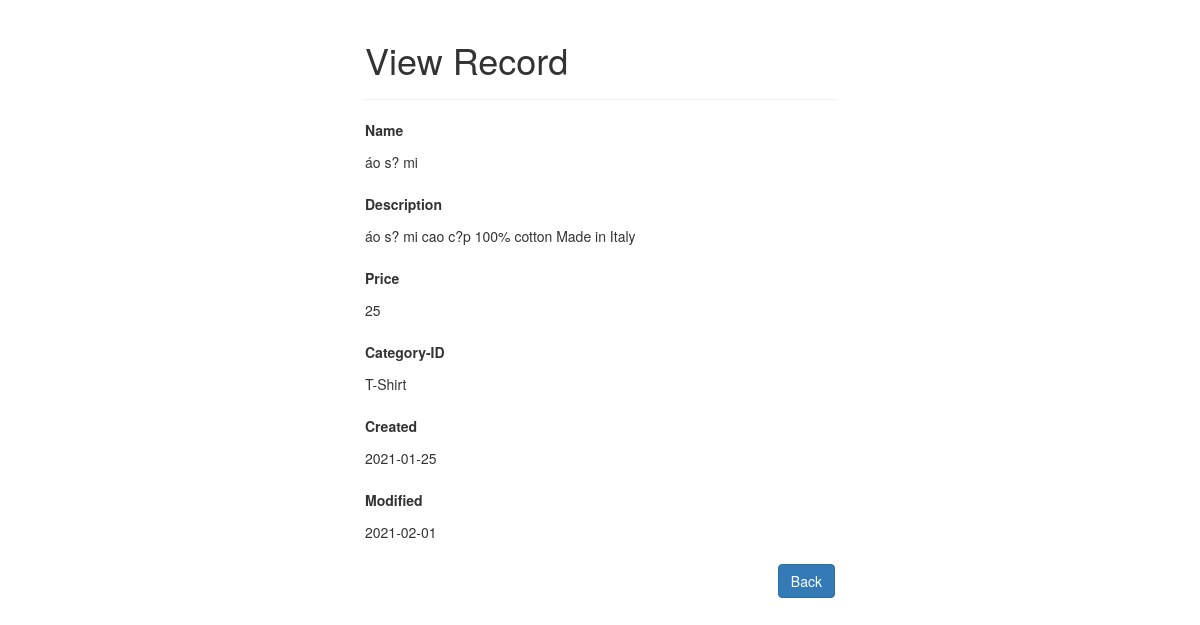
The page /crudphp2/product/read.php?id=42 on the database its author committed.
### tables this page shows
CREATE TABLE `products` (
  `id` int(11) NOT NULL,
  `namepro` varchar(100) NOT NULL,
  `description` text NOT NULL,
  `image` varchar(255) NOT NULL,
  `price` int(11) NOT NULL,
  `category_id` int(11) NOT NULL,
  `created` date NOT NULL,
  `modified` date NOT NULL
);

CREATE TABLE `categories` (
  `id` int(11) NOT NULL,
  `name` varchar(256) NOT NULL,
  `created` datetime NOT NULL,
  `modified` date NOT NULL
);

### crudphp2/database/data.php (called while the page is built, shortened)
<?php
    $db = new database(HOST, DB_USER, DB_PASSWORD, DB_NAME);
    class database {
        public $connection;
        function __construct($host, $db_user, $db_pass, $db_name){
            $this->connection = new mysqli($host, $db_user, $db_pass, $db_name);
        }
        function getData($sql){
            $result = $this->connection->query($sql);
            $data = [];
            if($result->num_rows > 0){
                while($row = $result->fetch_assoc()){
                    $data[] = $row;
                }
            }
            return $data;
        }
    }
?>

### crudphp2/product/read.php (the view, shortened to what this page needs)
<?php
    $id = $_GET['id'];
    require_once('../database/data.php');
    $sqlread = "SELECT p.id, p.namepro, p.description, p.price, c.name, p.created, p.modified
    FROM products AS p
    INNER JOIN categories AS c
    ON p.category_id = c.id WHERE p.id = '$id'";
    $products = $db->getData($sqlread);
?>
<!DOCTYPE html>
<html lang="en">
<head>
    <link rel="stylesheet" href="https://maxcdn.bootstrapcdn.com/bootstrap/3.3.7/css/bootstrap.css">
</head>
<body>
    <div class="wrapper">
        <div class="container-fluid">
            <div class="row">
                <div class="col-md-12">
                    <div class="page-header">
                        <h1>View Record</h1>
                    </div>
                    <div class="form-group">
                        <label>Name</label>
                        <p class="form-control-static"><?php echo $products[0]["namepro"]; ?></p>
                    </div>
                    <div class="form-group">
                        <label>Description</label>
                        <p class="form-control-static"><?php echo $products[0]["description"]; ?></p>
                    </div>
                    <div class="form-group">
                        <label>Price</label>
                        <p class="form-control-static"><?php echo $products[0]["price"]; ?></p>
                    </div>
                    <div class="form-group">
                        <label>Category-ID</label>
                        <p class="form-control-static"><?php echo $products[0]["name"]; ?></p>
                    </div>
                    <div class="form-group">
                        <label>Created</label>
                        <p class="form-control-static"><?php echo $products[0]["created"]; ?></p>
                    </div>
                    <div class="form-group">
                        <label>Modified</label>
                        <p class="form-control-static"><?php echo $products[0]["modified"]; ?></p>
                    </div>
                    <p><a href="../index.php" class="btn btn-primary" style="float:right;">Back</a></p>
                </div>
            </div>
        </div>
    </div>
</body>
</html>

### crudphp2/product/read.php (style rules this page uses)
.wrapper { width: 500px; margin: 0 auto; }

### rows shown on the page
products: namepro "áo s? mi", description "áo s? mi cao c?p 100% cotton Made in Italy", price "25", category.name "T-Shirt", created "2021-01-25", modified "2021-02-01"
